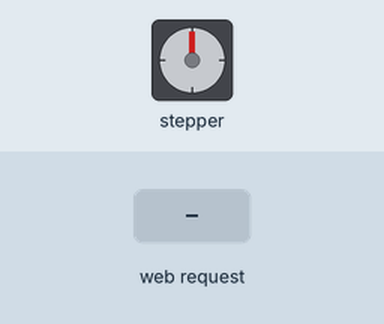
Recording of a sketch running on a simulated ESP8266 (NodeMCU). Parts: stepper motor. The inputs (shaded band) are chosen by the test bench. WiFi joins after 1.5 s; servers stay silent unless stated; stepper angles assume 2048 steps per turn; what the sketch prints to the serial monitor is not drawn.

Above: at 2.7 s.
2.8 s: HTTP request GET /CungChieu received
At 3.27 s:
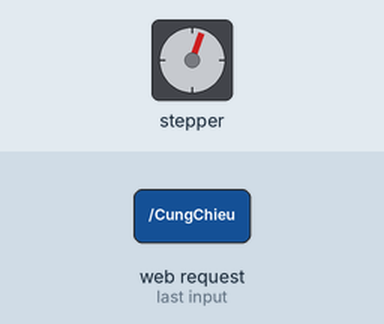
At 3.9 s:
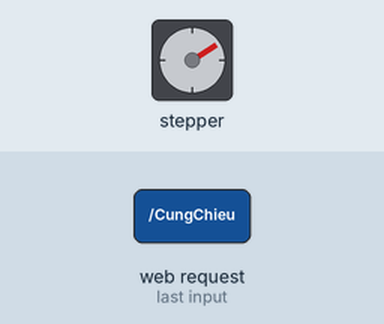
8.8 s: HTTP request GET /NguocChieu received
At 9.96 s:
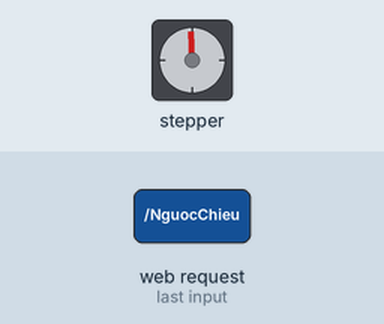
Timing chart, 0 to 17.3 s (numbered marks = the images above; inputs shaded):
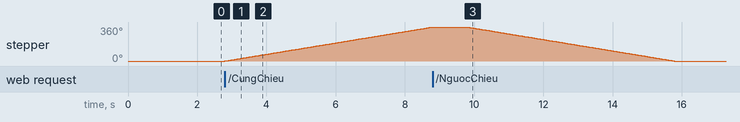

The sketch:

Dong_co_buoc.ino
```cpp
#include <ESP8266WiFi.h>
#include <Stepper.h>
const int stepsPerRevolution = 2048;

Stepper myStepper = Stepper(stepsPerRevolution, D0, D1, D2, D3);

const char* ssid = "abc";
const char* password = "02062000";

WiFiServer server(80);

void setup(){
  Serial.begin(115200);
  Serial.print("Connecting to the Newtork");
  WiFi.begin(ssid, password);
  while (WiFi.status() != WL_CONNECTED)
  {
    delay(500);
    Serial.print(".");
  }
  Serial.println("WiFi connected");
  server.begin();
  Serial.println("Server started");
  Serial.print("IP Address of network: "); // will IP address on Serial Monitor
  Serial.println(WiFi.localIP());
  Serial.print("Copy and paste the following URL: https://");
  Serial.print(WiFi.localIP());
  Serial.println("/");
}

void loop(){
  WiFiClient client = server.available();
  if (!client){
    return;
    }

  Serial.println("Waiting for new client");
  while(!client.available())
  {
    delay(1);
  }
  String request = client.readStringUntil('\r');
  Serial.println(request);
  client.flush();

  int value = HIGH;
  if(request.indexOf("/CungChieu") != -1){
    myStepper.setSpeed(10);
    myStepper.step(stepsPerRevolution);
    delay(1000);
    value = LOW;
  }

  if(request.indexOf("/NguocChieu") != -1){
    myStepper.setSpeed(10);
    myStepper.step(-stepsPerRevolution);
    delay(1000);
    value = HIGH;
  }

//*------------------HTML Page Code---------------------*//

  client.println("HTTP/1.1 200 OK"); //
  client.println("Content-Type: text/html");
  client.println("");
  client.println("<!DOCTYPE HTML>");
  client.println("<html>");
  client.print(" CONTROL Servo: ");
  if(value == HIGH){
    client.print("OFF");
  }
  else
  {
    client.print("ON");
  }
  client.println("<br><br>");
  client.println("<a href=\"/CungChieu\"\"><button>nguoc</button></a>");
  client.println("<a href=\"/NguocChieu\"\"><button>cung</button></a><br />");
  client.println("</html>");
  delay(1);
  Serial.println("Client disonnected");
  Serial.println("");
}
```

Measured:
- after the input at 2.8 s, stepper: keeps turning clockwise at about 60°/s, starting at once
